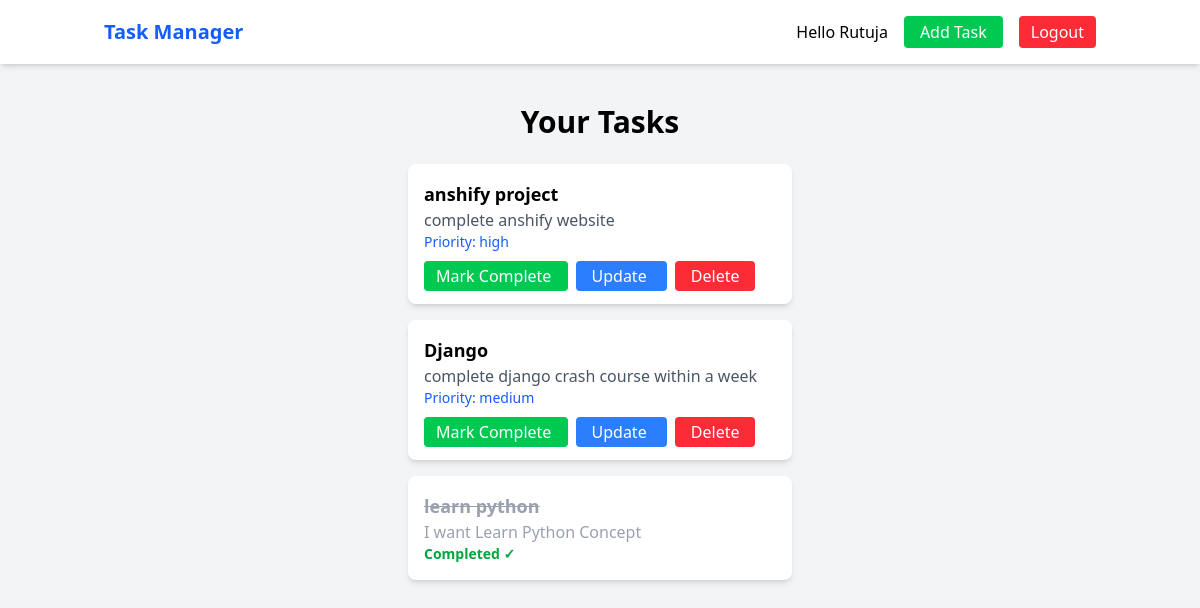
Screenshot of /list/ (signed in) with the database file from the repository.
### list/models.py (models this page shows)
class Task(models.Model):
    PRIORITY_CHOICES=[
        ('high','High'),
        ('medium','Medium'),
        ('low','Low')
    ]
    user = models.ForeignKey(User, on_delete=models.CASCADE)
    task=models.CharField(max_length=100)
    desc=models.TextField(max_length=500)
    priority=models.CharField(max_length=10, choices=PRIORITY_CHOICES)
    complete=models.BooleanField(default=False)

### list/views.py (the view)
# urls.py: path('',views.detail,name='detail'),
@login_required
def detail(request):
    tasks=Task.objects.filter(user=request.user).annotate(
        priority_order=Case(
            When(priority='high',then=1),
            When(priority='medium',then=2),
            When(priority='low',then=3),
            output_field=IntegerField()
        )
    ).order_by('complete','priority_order')
    return render(request,'list/detail.html',{'tasks':tasks})

### list/templates/list/detail.html (shortened to what this page needs)
<!DOCTYPE html>
<html lang="en">
<head>
<script src="https://cdn.jsdelivr.net/npm/@tailwindcss/browser@4"></script>
</head>
<body class="bg-gray-100">
<nav class="bg-white shadow-md">
<div class="max-w-5xl mx-auto flex justify-between items-center p-4">
<h1 class="text-xl font-bold text-blue-600">Task Manager</h1>
<div class="flex items-center gap-4">
<span class="font-medium">
Hello {{ request.user.username }}
</span>
<a href="{% url 'add' %}"
class="bg-green-500 text-white px-4 py-1 rounded hover:bg-green-600">
Add Task
</a>
<form method="POST" action="{% url 'logout' %}">
<button class="bg-red-500 text-white px-3 py-1 rounded hover:bg-red-600">
Logout
</button>
</form>
</div>
</div>
</nav>
<div class="min-h-screen flex flex-col items-center p-10">
<h1 class="text-3xl font-bold mb-6">Your Tasks</h1>
<div class="space-y-4 w-96">
{% for task in tasks %}
<div class="bg-white shadow-md p-4 rounded-lg">
{% if task.complete %}
<p class="font-bold text-lg line-through text-gray-400">
{{ task.task }}
</p>
<p class="text-gray-400">{{ task.desc }}</p>
<p class="text-sm text-green-600 font-semibold">Completed ✓</p>
{% else %}
<p class="font-bold text-lg">{{ task.task }}</p>
<p class="text-gray-600">{{ task.desc }}</p>
<p class="text-sm text-blue-600">Priority: {{ task.priority }}</p>
<div class="space-x-2 mt-3">
<a href="{% url 'complete_task' task.id %}"
class="bg-green-500 text-white px-3 py-1 rounded hover:bg-green-600">
Mark Complete
</a>
<a href="{% url 'update' task.id %}"
class="text-white bg-blue-500 px-4 py-1 rounded hover:bg-blue-600">
Update
</a>
<a href="{% url 'delete_task' task.id %}"
class="text-white bg-red-500 px-4 py-1 rounded hover:bg-red-600">
Delete
</a>
</div>
{% endif %}
</div>
{% endfor %}
</div>
</div>
</body>
</html>

### rows the page displays
Task: task "anshify project", desc "complete anshify website", priority "high"
Task: task "Django", desc "complete django crash course within a week", priority "medium"
Task: task "learn python", desc "I want Learn Python Concept"

### other values shown
{{ request.user.username }} "Rutuja"
